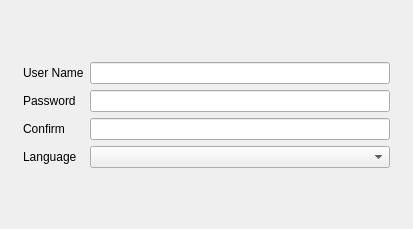
<?xml version="1.0" encoding="UTF-8"?>
<ui version="4.0">
 <class>WizardPageActivate</class>
 <widget class="QWidget" name="WizardPageActivate">
  <property name="geometry">
   <rect>
    <x>0</x>
    <y>0</y>
    <width>413</width>
    <height>229</height>
   </rect>
  </property>
  <property name="windowTitle">
   <string>Form</string>
  </property>
  <layout class="QGridLayout" name="gridLayout_2">
   <item row="0" column="1">
    <spacer name="verticalSpacer">
     <property name="orientation">
      <enum>Qt::Vertical</enum>
     </property>
     <property name="sizeHint" stdset="0">
      <size>
       <width>20</width>
       <height>36</height>
      </size>
     </property>
    </spacer>
   </item>
   <item row="1" column="0">
    <spacer name="horizontalSpacer">
     <property name="orientation">
      <enum>Qt::Horizontal</enum>
     </property>
     <property name="sizeHint" stdset="0">
      <size>
       <width>28</width>
       <height>20</height>
      </size>
     </property>
    </spacer>
   </item>
   <item row="1" column="1">
    <layout class="QGridLayout" name="gridLayout">
     <item row="0" column="0">
      <widget class="QLabel" name="label_userName">
       <property name="text">
        <string>User Name</string>
       </property>
      </widget>
     </item>
     <item row="0" column="1">
      <widget class="MyLineEdit" name="lineEdit_userName">
       <property name="minimumSize">
        <size>
         <width>300</width>
         <height>0</height>
        </size>
       </property>
       <property name="readOnly">
        <bool>true</bool>
       </property>
      </widget>
     </item>
     <item row="1" column="0">
      <widget class="QLabel" name="label_password">
       <property name="text">
        <string>Password</string>
       </property>
      </widget>
     </item>
     <item row="1" column="1">
      <widget class="MyLineEdit" name="lineEdit_password">
       <property name="maxLength">
        <number>32</number>
       </property>
       <property name="echoMode">
        <enum>QLineEdit::Password</enum>
       </property>
      </widget>
     </item>
     <item row="2" column="0">
      <widget class="QLabel" name="label_confirm">
       <property name="text">
        <string>Confirm</string>
       </property>
      </widget>
     </item>
     <item row="2" column="1">
      <widget class="MyLineEdit" name="lineEdit_confirm">
       <property name="maxLength">
        <number>32</number>
       </property>
       <property name="echoMode">
        <enum>QLineEdit::Password</enum>
       </property>
      </widget>
     </item>
     <item row="3" column="0">
      <widget class="QLabel" name="label_language">
       <property name="text">
        <string>Language</string>
       </property>
      </widget>
     </item>
     <item row="3" column="1">
      <widget class="ComboBox" name="comboBox_language"/>
     </item>
    </layout>
   </item>
   <item row="1" column="2">
    <spacer name="horizontalSpacer_2">
     <property name="orientation">
      <enum>Qt::Horizontal</enum>
     </property>
     <property name="sizeHint" stdset="0">
      <size>
       <width>28</width>
       <height>20</height>
      </size>
     </property>
    </spacer>
   </item>
   <item row="2" column="1">
    <spacer name="verticalSpacer_2">
     <property name="orientation">
      <enum>Qt::Vertical</enum>
     </property>
     <property name="sizeHint" stdset="0">
      <size>
       <width>20</width>
       <height>37</height>
      </size>
     </property>
    </spacer>
   </item>
  </layout>
 </widget>
 <customwidgets>
  <customwidget>
   <class>ComboBox</class>
   <extends>QComboBox</extends>
   <header>combobox.h</header>
  </customwidget>
  <customwidget>
   <class>MyLineEdit</class>
   <extends>QLineEdit</extends>
   <header>mylineedit.h</header>
  </customwidget>
 </customwidgets>
 <resources/>
 <connections/>
</ui>
